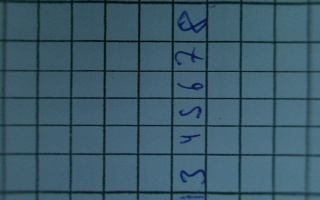
#> input picture final20.jpg, 320 x 200 px
$ python concatt.py
#> lines starting #> are read from the running program, lines starting #| are printed output that depends on the picture; after the words box and inside, x2 and y2 are one past the last pixel; in counts of white or black regions, pixels touching at a corner belong together
import cv2
import numpy as np
import json
def vconcat_resize(img_list, interpolation
                   = cv2.INTER_CUBIC):
      # take minimum width
    w_min = min(img.shape[1]
                for img in img_list)

    # resizing images
    im_list_resize = [cv2.resize(img,
                      (w_min, int(img.shape[0] * w_min / img.shape[1])),
                                 interpolation = interpolation)
                      for img in img_list]
    # return final image
    return cv2.vconcat(im_list_resize)

def calibrated_image(ori,images):

    img1,img2,img3,img4=images
    bg= cv2.copyMakeBorder(np.zeros((ori["bg_shape"][1],ori["bg_shape"][2],3),np.uint8), ori["bg_shape"][0], ori["bg_shape"][0], ori["bg_shape"][0], ori["bg_shape"][0], cv2.BORDER_CONSTANT, None, value = 0)

    bg[ori["img1"][0] :ori["img1"][1],ori["img1"][2]:ori["img1"][3]]=img1
    bg[ori["img2"][0] :ori["img2"][1],ori["img2"][2]:ori["img2"][3]]=img2
    bg[ori["img3"][0] :ori["img3"][1],ori["img3"][2]:ori["img3"][3]]=img3
    bg[ori["img4"][0] :ori["img4"][1],ori["img4"][2]:ori["img4"][3]]=img4


    final_img=bg[max(ori["img1"][0],ori["img2"][0],ori["img3"][0],ori["img4"][0]):
                min(ori["img1"][1],ori["img2"][1],ori["img3"][1],ori["img4"][1]),
                ori["img1"][2]:ori["img4"][3]]

    # cv2.namedWindow("final",cv2.WINDOW_NORMAL)

    # cv2.imshow("final",final_img)
    return final_img
    # cv2.waitKey(0)
    # cv2.destroyAllWindows()


images=[]
Shape=[]
pad=80

n=1
ver=0
hori=0

n2=1
ver2=0
hori2=0

n3=1
ver3=0
hori3=0

n4=1
ver4=0
hori4=0


img_no=1
images.append(cv2.imread("final20.jpg"))
images.append(cv2.imread("final21.jpg"))
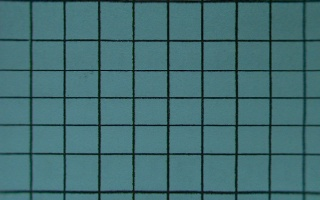
#> input picture final21.jpg, 320 x 200 px
images.append(cv2.imread("final22.jpg"))
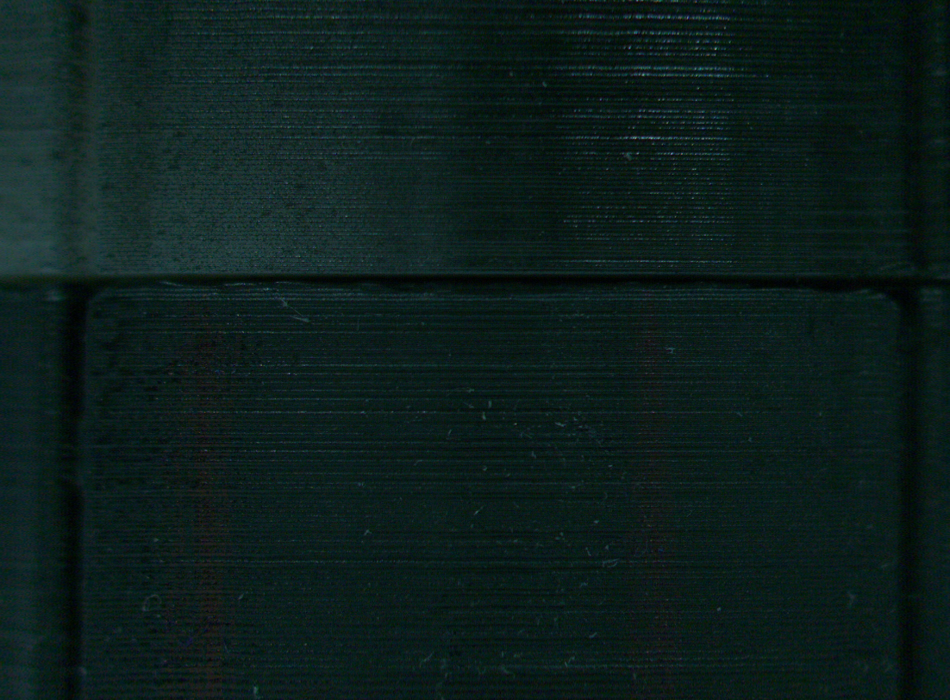
#> input picture final22.jpg, 1900 x 1400 px (shown at 1/2 size)
images.append(cv2.imread("final23.jpg"))
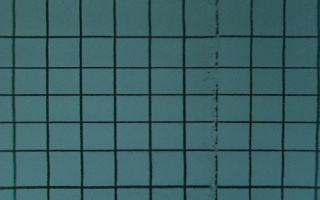
#> input picture final23.jpg, 320 x 200 px

Shape.append(images[0].shape[:2])
Shape.append(images[1].shape[:2])
Shape.append(images[2].shape[:2])
Shape.append(images[3].shape[:2])

print(Shape)
#| [(200, 320), (200, 320), (1400, 1900), (200, 320)]
H,W=0,0

for shape in Shape:

    sh,sw =shape
    H=sh
    W+=sw
#> after the loop, W = 2860
bg_img= cv2.copyMakeBorder(np.zeros((H,W,3),np.uint8), pad, pad, pad, pad, cv2.BORDER_CONSTANT, None, value = 0)

pre=1
f_=0
ori={"bg_shape":[pad,H,W]}
#> ori = {'bg_shape': [80, 200, 2860]}
def clear(images):
    img1,img2,img3,img4=images

    global ori,ver,hori,ver2,hori2,ver3,hori3,ver4,hori4
    bg= cv2.copyMakeBorder(np.zeros((H,W,3),np.uint8), pad, pad, pad, pad, cv2.BORDER_CONSTANT, None, value = 0)
    if img_no==1:

        if len(ori)>=3:
            bg[ori["img2"][0] :ori["img2"][1],ori["img2"][2]:ori["img2"][3]]=img2
        if len(ori)>=4:
            bg[ori["img3"][0] :ori["img3"][1],ori["img3"][2]:ori["img3"][3]]=img3
        if len(ori)==5:
            bg[ori["img4"][0] :ori["img4"][1],ori["img4"][2]:ori["img4"][3]]=img4
        if len(ori)>=2:
            bg[ori["img1"][0] :ori["img1"][1],ori["img1"][2]:ori["img1"][3]]=img1
    if img_no==2:

        if len(ori)>=4:
            bg[ori["img3"][0] :ori["img3"][1],ori["img3"][2]:ori["img3"][3]]=img3
        if len(ori)==5:
            bg[ori["img4"][0] :ori["img4"][1],ori["img4"][2]:ori["img4"][3]]=img4
        if len(ori)>=2:
            bg[ori["img1"][0] :ori["img1"][1],ori["img1"][2]:ori["img1"][3]]=img1
        if len(ori)>=3:
            bg[ori["img2"][0] :ori["img2"][1],ori["img2"][2]:ori["img2"][3]]=img2

    if img_no==3:


        if len(ori)==5:
            bg[ori["img4"][0] :ori["img4"][1],ori["img4"][2]:ori["img4"][3]]=img4
        if len(ori)>=2:
            bg[ori["img1"][0] :ori["img1"][1],ori["img1"][2]:ori["img1"][3]]=img1
        if len(ori)>=3:
            bg[ori["img2"][0] :ori["img2"][1],ori["img2"][2]:ori["img2"][3]]=img2
        if len(ori)>=4:
            bg[ori["img3"][0] :ori["img3"][1],ori["img3"][2]:ori["img3"][3]]=img3
    if img_no==4:


        if len(ori)>=2:
            bg[ori["img1"][0] :ori["img1"][1],ori["img1"][2]:ori["img1"][3]]=img1
        if len(ori)>=3:
            bg[ori["img2"][0] :ori["img2"][1],ori["img2"][2]:ori["img2"][3]]=img2
        if len(ori)>=4:
            bg[ori["img3"][0] :ori["img3"][1],ori["img3"][2]:ori["img3"][3]]=img3
        if len(ori)==5:
            bg[ori["img4"][0] :ori["img4"][1],ori["img4"][2]:ori["img4"][3]]=img4

    return bg
def mover_image(images,dia):
#> called with dia = 52.66
    global  ori,ver,hori,ver2,hori2,ver3,hori3,ver4,hori4,pad,bg_img,img_no
    control=np.ones((600,bg_img.shape[1],3),np.uint8)*255
    text1=   "  For The Movement of Image      Press 'w' For UP           Press 's' For DOWN         Press 'a' For LEFT           Press 'd' for RIGHT  "

    text2=   "  For Selection of Image         For 1st Image press '1'    For 2nd Image press '2'    For 3rd Image press '3'    For 4th Image press '4'"
    text3=   "                                          After the calibration is done press 'f' to save the calibration                                                 "

    control=cv2.putText(control,text=text1,org=(400,100),  fontFace = cv2.FONT_HERSHEY_DUPLEX,  fontScale = 3.0,  color = 0,  thickness = 6)
    control=cv2.putText(control,text=text2,org=(400,300),  fontFace = cv2.FONT_HERSHEY_DUPLEX,  fontScale = 3.0,  color = 0,  thickness = 6)
    control=cv2.putText(control,text=text3,org=(400,500),  fontFace = cv2.FONT_HERSHEY_DUPLEX,  fontScale = 3.0,  color = 0,  thickness = 6)

    while True:

        img1,img2,img3,img4=images
#> img1 is the input picture: shape (200, 320, 3); mean B, G, R 106.8, 91.5, 60.5
#> img2 is the input picture: shape (200, 320, 3); mean B, G, R 114.6, 110.4, 66.8
#> img3 is the input picture: shape (1400, 1900, 3); mean B, G, R 27.3, 29.8, 12.5
#> img4 is the input picture: shape (200, 320, 3); mean B, G, R 101.2, 98, 59.4
        h1,w1=img1.shape[:2]
#> h1 = 200; w1 = 320
        h2,w2=img2.shape[:2]
#> h2 = 200; w2 = 320
        h3,w3=img3.shape[:2]
#> h3 = 1400; w3 = 1900
        h4,w4=img4.shape[:2]
#> h4 = 200; w4 = 320
        bg=bg_img.copy()
        # [5 lines of commented-out code are left out]
        overall_bg=vconcat_resize([control,bg_img])
        k=cv2.waitKey(1)
#> (key Esc is pressed here)
        # print(k)
        if k==ord('1'):
            img_no=1
        if k==ord('2'):
            img_no=2
        if k==ord('3'):
            img_no=3
        if k==ord('4'):
            img_no=4

        if img_no==1:
            # bg_img[0:h1,0:w1]=img1

            bg_img[pad+ver:h1+ver+pad,pad+hori:w1+hori+pad]=img1
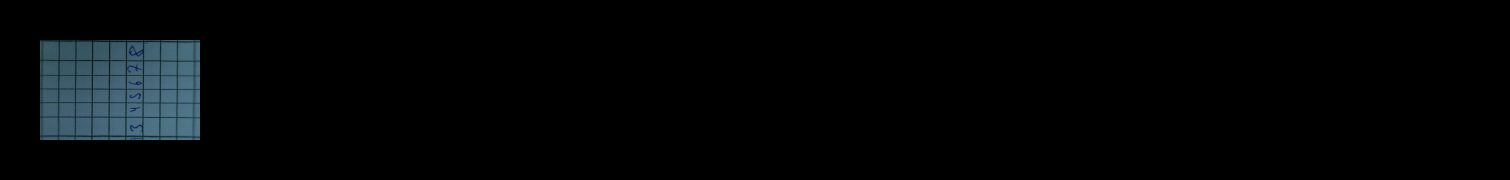
#> bg_img: shape (360, 3020, 3) (shown at 1/2 size); mean B, G, R 6.3, 5.4, 3.6

            ###  vertical move
            if k==ord("w"):
                ver-=pre
            if k==ord('s'):
                ver+=pre


        ###  horizontal move
            if k==ord("a"):
                hori-=pre
            if k==ord('d'):
                hori+=pre


            ori["img1"]=[pad+ver,h1+ver+pad,pad+hori,w1+hori+pad]
            bg_img=clear(images)


        if img_no==2:
            bg_img[pad+ver2:h1+ver2+pad,pad+hori2+w1:w1+w2+hori2+pad]=img2

                ###  vertical move
            if k==ord("w"):
                ver2-=pre
            if k==ord('s'):
                ver2+=pre


        ###  horizontal move
            if k==ord("a"):
                hori2-=pre
            if k==ord('d'):
                hori2+=pre


            ori["img2"]=[pad+ver2,h1+ver2+pad,pad+hori2+w1,w1+w2+hori2+pad]
            bg_img=clear(images)

        if img_no==3:
            # bg_img[0:h3,w1+w2:w1+w2+w3]=img3
            bg_img[pad+ver3:h1+ver3+pad,  pad+hori3+w1+w2:w1+w2+w3+hori3+pad]=img3

                ###  vertical move
            if k==ord("w"):
                ver3-=pre
            if k==ord('s'):
                ver3+=pre


        ###  horizontal move
            if k==ord("a"):
                hori3-=pre
            if k==ord('d'):
                hori3+=pre

            ori["img3"]=[pad+ver3,h1+ver3+pad,pad+hori3+w1+w2,w1+w2+w3+hori3+pad]
            bg_img=clear(images)

        if img_no==4:
            # bg_img[0:h4,w1+w2+w3:w1+w2+w3+w4]=img4
            bg_img[pad+ver4:h1+ver4+pad,pad+hori4+w1+w2+w3:w1+w2+w3+w4+hori4+pad]=img4

                ###  vertical move
            if k==ord("w"):
                ver4-=pre
            if k==ord('s'):
                ver4+=pre


        ###  horizontal move
            if k==ord("a"):
                hori4-=pre
            if k==ord('d'):
                hori4+=pre

            ori["img4"]=[pad+ver4,h1+ver4+pad,pad+hori4+w1+w2+w3,w1+w2+w3+w4+hori4+pad]
            bg_img=clear(images)

        if k==ord('f'):
            cor=json.dumps(ori)
            with open(f"stich{dia}.json", "w") as dic:
                dic.write(cor)

            out=calibrated_image(ori,images)

            cv2.imwrite("output.jpg",out)
            break

        # print(ori)
        k=0
        cv2.namedWindow("calibrate",cv2.WINDOW_NORMAL)

        cv2.imshow("calibrate",overall_bg)
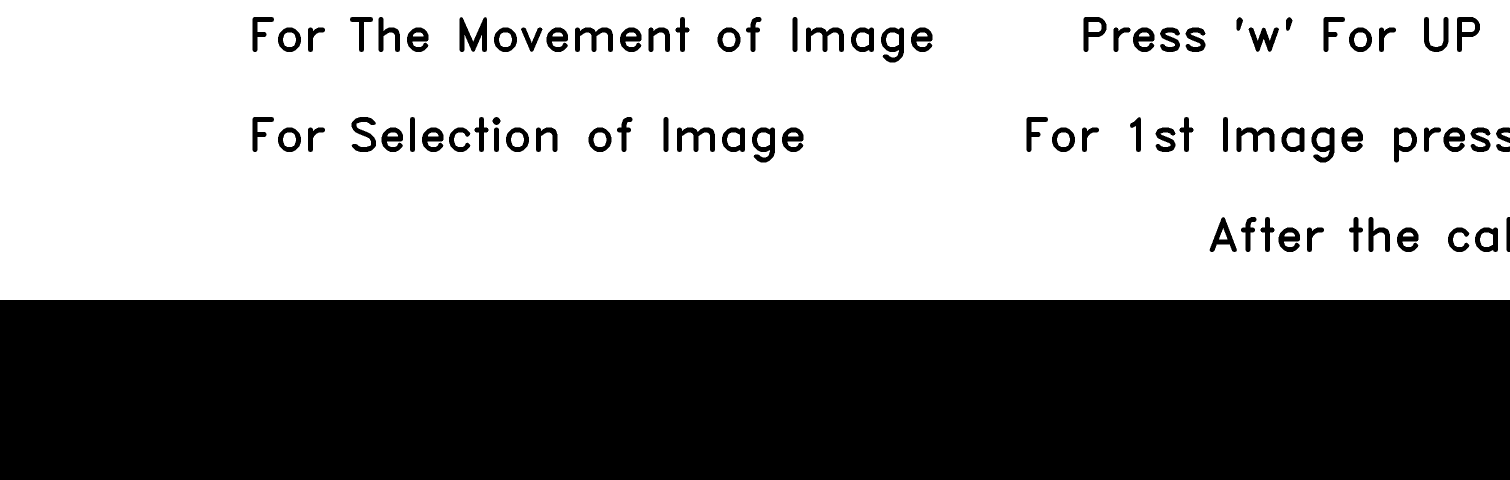
#> window 'calibrate': shape (960, 3020, 3) (shown at 1/2 size); 59.3% white; 83 black regions, largest, box (x1, y1, x2, y2) and area: (0, 600, 3020, 960) 1087200, (919, 34, 974, 104) 2199, (1150, 55, 1226, 104) 1832


    cv2.destroyAllWindows()

if __name__=="__main__":mover_image(images,dia=52.66)
